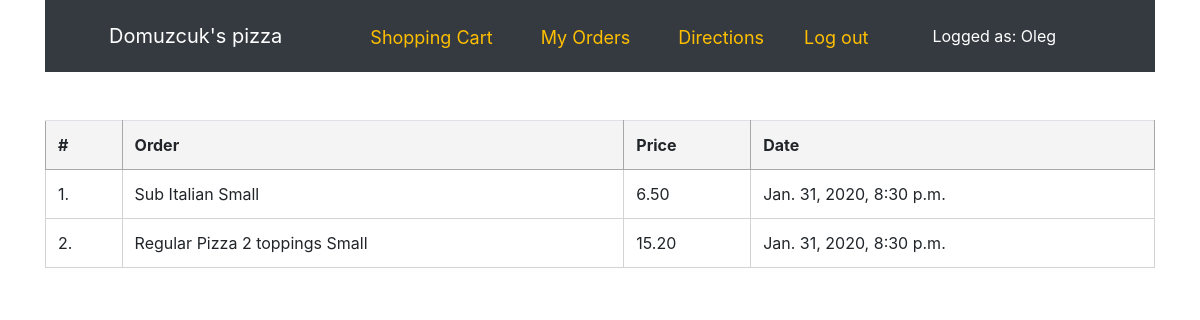
The app's page /my_orders (signed in), older data.
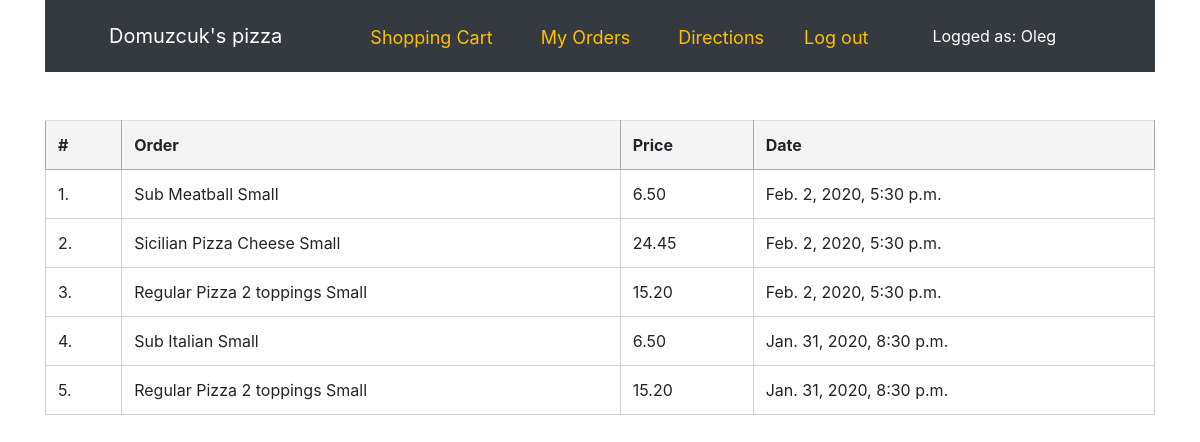
The same page, newer data.
### orders/models.py (models this page shows, shortened)
class Order(models.Model):
    choices = [
        ('Sausage', 'Sausage'),
        ('Pepperoni', 'Pepperoni'),
        ('Mushrooms', 'Mushrooms'),
        ('Onions', 'Onions'),
        ('Ham', 'Ham'),
        ('Canadian', 'Canadian Bacon'),
        ('Spinach', 'Spinach'),
        ('Tomato', 'Tomato & Basil'),
        ('Green', 'Green Pepper'),
        ('Anchovies', 'Anchovies'),
        ('Artichoke', 'Artichoke'),
        ('Buffalo', 'Buffalo Chicken'),
        ('Eggplant', 'Eggplant'),
        ('Zucchini', 'Zucchini'),
        ('Fresh', 'Fresh Garlic')
    ]
    items = models.ManyToManyField(Product)
    date_ordered = models.DateTimeField(auto_now=True)
    owner = models.ForeignKey(settings.AUTH_USER_MODEL, on_delete=models.CASCADE)
    toppingchoice = MultiSelectField(choices=choices, null=True, blank=True)
    fulfilled = models.BooleanField(default=False)

class Product(models.Model):
    choices = [
        ('L', 'LARGE'),
        ('S', 'SMALL'),
        ('SING', 'SINGLE')
    ]
    price = models.DecimalField(max_digits=5, decimal_places=2, default=0)
    name = models.CharField(max_length=64, default=0)
    type = models.CharField(max_length=64, default=0)
    size = models.CharField(choices=choices, max_length=64, default=0)

### orders/views.py (the view)
# urls.py: path('my_orders', views.my_orders_view, name='my_orders'),
@login_required(login_url='login')
def my_orders_view(request):
    orders = Order.objects.filter(owner=request.user.id, fulfilled=True).all().order_by("-date_ordered")
    return render(request, 'orders/my_orders.html', {'orders': orders})

### orders/templates/orders/my_orders.html
{% extends "orders/base.html" %}
{% block body %}
    <table class="table table-hover cart">
<ol>
    <tr>
            <th>#</th><th>Order</th><th>Price</th><th>Date</th>
        </tr>
    {% for order in orders %}
        <tr>
        <td> {{ forloop.counter }}.</td>
            {% for product in order.items.all %}
                <td> {{ product.name }} {{ product.type }} {{ product.get_size_display.capitalize }} </td>
                    <td>{{ product.price }}</td>{% endfor %}
        <td> {{ order.date_ordered }}</td>
        </tr>
    {% endfor %}
</ol>
    </table>
{% endblock %}

Row changes from the older to the newer data that the page shows:
added Order: date_ordered "Feb. 2, 2020, 5:30 p.m."
now on this page (row unchanged): Product: name "Sub", type "Meatball", size "Small", price "6.50", shown under "Feb. 2, 2020, 5:30 p.m."
added Order: date_ordered "Feb. 2, 2020, 5:30 p.m."
now on this page (row unchanged): Product: name "Sicilian Pizza", type "Cheese", size "Small", price "24.45", shown under "Feb. 2, 2020, 5:30 p.m."
added Order: date_ordered "Feb. 2, 2020, 5:30 p.m.", Product (name "Regular Pizza", type "2 toppings", size "Small", price "15.20")
